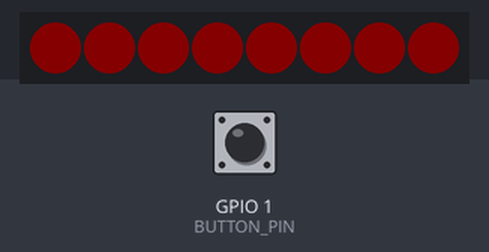
A sketch run on a simulated ESP32-S3. Shown: 8 RGB LEDs in strip order, left to right. The test bench sets the inputs (shaded band); at power-on: GPIO 1 (BUTTON_PIN) HIGH. Dim RGB values are drawn brighter than linear; random numbers use the default seed unless the sketch sets one; USB keyboard and mouse output is not drawn.

Above: at 2.7 s.
3.3 s: GPIO 1 (BUTTON_PIN) pulled LOW for 0.15 s
At 5.0 s:
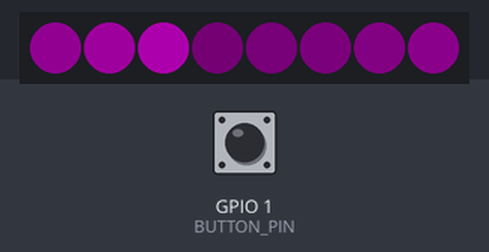
At 10.3 s:
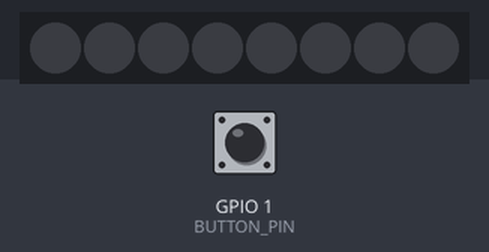
Timing chart, 0 to 11.8 s (numbered marks = the images above; inputs shaded):
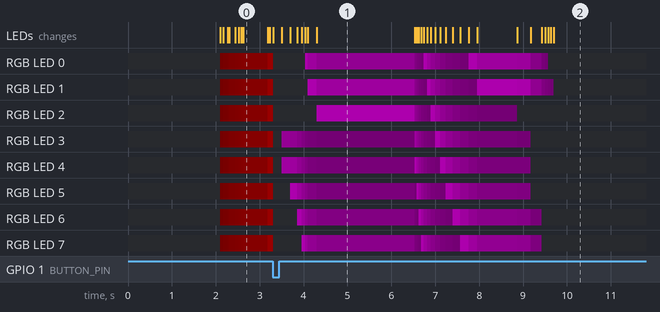

The sketch:

ship-it-button.ino
```cpp
// (licence header left out)
#include <FastLED.h>
#include "USB.h"
#include "USBHIDKeyboard.h"

// === LED Config ===
#define LED_PIN        4
#define NUM_LEDS       8
#define BRIGHTNESS     100
#define LED_TYPE       WS2812B
#define COLOR_ORDER    GRB

CRGB leds[NUM_LEDS];

// === Button Config ===
#define BUTTON_PIN     1

// === USB Keyboard ===
USBHIDKeyboard Keyboard;

// === State ===
bool animationTriggered = false;
bool lastButtonState = HIGH;
bool currentButtonState = LOW;
bool initialAnimationPlayed = false;

void setup() {
  randomSeed(analogRead(A0));

  FastLED.addLeds<LED_TYPE, LED_PIN, COLOR_ORDER>(leds, NUM_LEDS);
  pinMode(BUTTON_PIN, INPUT_PULLUP);
  turnOffLeds();

  delay(2000); // Initial delay before animations

  Keyboard.begin();
  USB.begin();
}

void loop() {
  // Check for button press
  currentButtonState = digitalRead(BUTTON_PIN);
  if (lastButtonState == HIGH && currentButtonState == LOW) {
    animationTriggered = true;
  }
  lastButtonState = currentButtonState;

  if (animationTriggered) {
    animationTriggered = false;
    animationOBC();
    turnOffLeds();
  } else {
    int standbySeconds = getRandom(60, 60 * 20);
    if (!initialAnimationPlayed) {
      breathingAnimation(getRandom(1, 2));
      standByInSeconds(standbySeconds);
    } else {
      standByInSeconds(standbySeconds);
      breathingAnimation(getRandom(1, 2));
    }
    initialAnimationPlayed = true;
  }
}

// === Helper Functions ===

bool checkIfButtonPressed() {
  currentButtonState = digitalRead(BUTTON_PIN);
  if (lastButtonState == HIGH && currentButtonState == LOW) {
    animationTriggered = true;
    turnOffLeds();
    return true;
  }
  return false;
}

void standByInSeconds(int seconds) {
  for (int i = 0; i < seconds * 1000; i += 100) {
    if (checkIfButtonPressed()) break;
    delay(100);
  }
}

void turnOffLeds() {
  fill_solid(leds, NUM_LEDS, CRGB::Black);
  FastLED.show();
}

int getRandom(int min, int max) {
  return rand() % (max - min + 1) + min;
}

float getRandomFloat(float min, float max) {
  return min + ((float)rand() / RAND_MAX) * (max - min);
}

void updateChase(uint8_t &pos, unsigned long &lastUpdate, float delayTime) {
  if (millis() - lastUpdate >= delayTime) {
    lastUpdate = millis();
    fadeToBlackBy(leds, NUM_LEDS, 100);
    leds[pos] = CRGB::Purple;
    FastLED.show();
    pos = (pos + 1) % NUM_LEDS;
  }
}

void shipItCommand() {
  Keyboard.print(":ship: ship it! :rocket:");
  delay(200);
  Keyboard.write(KEY_RETURN);
  delay(10);
  Keyboard.releaseAll();
}

void animationOBC() {
  // === Timing ===
  const unsigned long fadeInTime   = 300;
  const unsigned long accelTime    = 700;
  const unsigned long cruiseTime   = 1500;
  const unsigned long decelTime    = 2000;
  const unsigned long fadeOutTime  = 2000;
  const float startDelay           = 200;
  const float maxSpeedDelay        = 15;

  uint8_t pos = random(0, NUM_LEDS);
  unsigned long lastUpdate = 0;
  float currentDelay = startDelay;

  // --- Phase 0: Fade In ---
  unsigned long phaseStart = millis();
  while (millis() - phaseStart < fadeInTime) {
    float t = (float)(millis() - phaseStart) / fadeInTime;
    FastLED.setBrightness((uint8_t)(t * BRIGHTNESS));
    updateChase(pos, lastUpdate, startDelay);
  }

  // --- Phase 1: Acceleration ---
  phaseStart = millis();
  while (millis() - phaseStart < accelTime) {
    float t = (float)(millis() - phaseStart) / accelTime;
    currentDelay = startDelay - ((1 - cos(t * PI)) / 2.0f) * (startDelay - maxSpeedDelay);
    updateChase(pos, lastUpdate, currentDelay);
  }

  // --- Ship It! ---
  shipItCommand();

  // --- Phase 2: Cruise ---
  phaseStart = millis();
  while (millis() - phaseStart < cruiseTime) {
    updateChase(pos, lastUpdate, maxSpeedDelay);
  }

  // --- Phase 3: Deceleration ---
  phaseStart = millis();
  while (millis() - phaseStart < decelTime) {
    float t = (float)(millis() - phaseStart) / decelTime;
    currentDelay = maxSpeedDelay + ((1 - cos(t * PI)) / 2.0f) * (startDelay - maxSpeedDelay);
    updateChase(pos, lastUpdate, currentDelay);
  }

  delay(800); // Pause before fade out

  // --- Phase 4: Fade Out ---
  phaseStart = millis();
  while (millis() - phaseStart < fadeOutTime) {
    fadeToBlackBy(leds, NUM_LEDS, 20);
    FastLED.show();
    delay(25);
  }
}

void fadeOutLeds(uint8_t startBrightness, unsigned long durationMillis) {
  const unsigned long stepDelay = 5;
  unsigned long steps = durationMillis / stepDelay;
  if (steps == 0) steps = 1;

  for (unsigned long i = 0; i < steps; i++) {
    uint8_t brightness = map(steps - i, 0, steps, 0, startBrightness);
    FastLED.setBrightness(brightness);
    FastLED.show();
    if (checkIfButtonPressed()) break;
    delay(stepDelay);
  }

  FastLED.setBrightness(0);
  turnOffLeds();
}

void breathingAnimation(uint8_t breathCount) {
  const unsigned long breathDuration = 2500;
  const uint8_t breathMaxBrightness = 40;
  const float minBrightnessFactor = 0.15f;
  const float mainBrightnessFactor = getRandomFloat(0.3, 1);
  const unsigned long fadeInTime = 300;

  // Fade in to min brightness
  unsigned long fadeStart = millis();
  uint8_t targetMinBrightness = minBrightnessFactor * breathMaxBrightness;

  while (millis() - fadeStart < fadeInTime) {
    uint8_t brightness = map(millis() - fadeStart, 0, fadeInTime, 0, targetMinBrightness);
    FastLED.setBrightness(brightness * mainBrightnessFactor);
    fill_solid(leds, NUM_LEDS, CRGB::Red);
    FastLED.show();
    if (checkIfButtonPressed()) return;
    delay(20);
  }

  // Main breathing loop
  unsigned long totalDuration = breathCount * breathDuration;
  unsigned long startTime = millis();
  uint8_t currentBrightness = 0;

  while (millis() - startTime < totalDuration) {
    float t = (float)((millis() - startTime) % breathDuration) / breathDuration;
    float brightnessFactor = minBrightnessFactor + ((1 - cos(t * 2 * PI)) / 2.0f) * (1 - minBrightnessFactor);
    currentBrightness = brightnessFactor * breathMaxBrightness * mainBrightnessFactor;

    FastLED.setBrightness(currentBrightness);
    fill_solid(leds, NUM_LEDS, CRGB::Red);
    FastLED.show();

    if (checkIfButtonPressed()) return;
  }

  fadeOutLeds(currentBrightness, 800);
  turnOffLeds();
}
```
